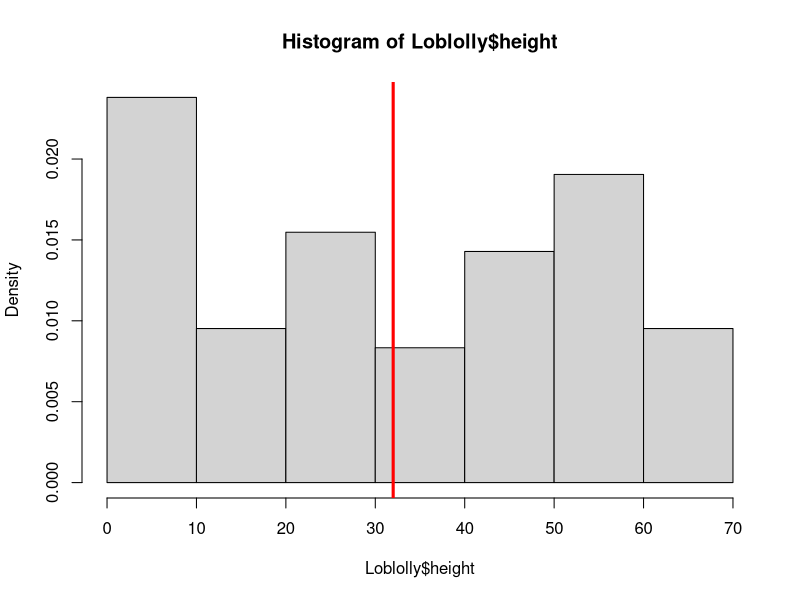

R code for this plot:
########### LEZIONE 2 - STATISTICA DESCRITTIVA

data("Loblolly")
str(Loblolly)


mean(Loblolly$height)
median(Loblolly$height)

#### MODA
# E' il valore della variabile (discreta o qualitativa o
# quantitativa categorizzata) che si presenta con
# la frequenza più alta
# La frequenza assoluta è il numero di volte in cui si verifica
# il livello o valore dato della variabile nel campione

# Distribuzione della Frequenze di age
table(Loblolly$age)
# age non ha moda perché tutte le frequenze sono uguali

table(Loblolly$Seed)
# Seed non ha moda perché tutte le frequenze sono uguali

### Frequenze relative
# La frequenza relativa è la frequenza assoluta diviso
# la taglia del campione (o la taglia senza NA)

sum(is.na(Loblolly$age))
# is.na restituisce T o F se gli elementi sono rispettivamente NA o no
# T=1; F=0, quindi sum restituisce il numero di NA nel vettore

length(Loblolly$age)  # taglia del vettore
dim(Loblolly)  # dimensione del dataframe completo
str(dim(Loblolly))  # vettore di taglia 2
dim(Loblolly)[2] # selezione da un vettore (1 indice)
Loblolly[40,3] # selezione da un dataframe (2 indici, riga e colonna)

table(Loblolly$age)/length(Loblolly$age)

# Frequenze percentuali
# frequenze relative * 100
table(Loblolly$age)/length(Loblolly$age)*100
sum(table(Loblolly$age)/length(Loblolly$age)*100)

##### Misure di dispersione

sum(is.na(Loblolly$height))

rg<-range(Loblolly$height)
# min e max (vettore con 2 componenti)
rg[2]-rg[1]

quantile(Loblolly$height) # quartili
quantile(Loblolly$height, 0.90)
# il 90% dei valori di height non è maggiore di 59.595

var(Loblolly$height, na.rm=T)
mean(Loblolly$height, na.rm=T)
sd(Loblolly$height, na.rm=T)

# z-score
z<-(Loblolly$height-mean(Loblolly$height))/sd(Loblolly$height)
mean(z)
sd(z)

# CV
sd(Loblolly$height)/mean(Loblolly$height)*100

hist(Loblolly$height, freq=F)
abline(v=32, col="red", lwd=3)
